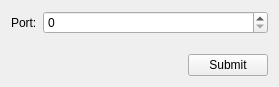
<?xml version="1.0" encoding="UTF-8"?>
<ui version="4.0">
 <class>UDPServer</class>
 <widget class="QWidget" name="UDPServer">
  <property name="geometry">
   <rect>
    <x>0</x>
    <y>0</y>
    <width>279</width>
    <height>87</height>
   </rect>
  </property>
  <property name="windowTitle">
   <string>UDPServer</string>
  </property>
  <layout class="QGridLayout" name="gridLayout">
   <item row="1" column="1">
    <widget class="QPushButton" name="submitButton">
     <property name="text">
      <string>Submit</string>
     </property>
    </widget>
   </item>
   <item row="1" column="0">
    <spacer name="horizontalSpacer">
     <property name="orientation">
      <enum>Qt::Horizontal</enum>
     </property>
     <property name="sizeHint" stdset="0">
      <size>
       <width>225</width>
       <height>20</height>
      </size>
     </property>
    </spacer>
   </item>
   <item row="0" column="0" colspan="2">
    <layout class="QFormLayout" name="formLayout">
     <item row="0" column="0">
      <widget class="QLabel" name="label">
       <property name="text">
        <string>Port:</string>
       </property>
      </widget>
     </item>
     <item row="0" column="1">
      <widget class="QSpinBox" name="port"/>
     </item>
    </layout>
   </item>
  </layout>
 </widget>
 <resources/>
 <connections/>
</ui>
